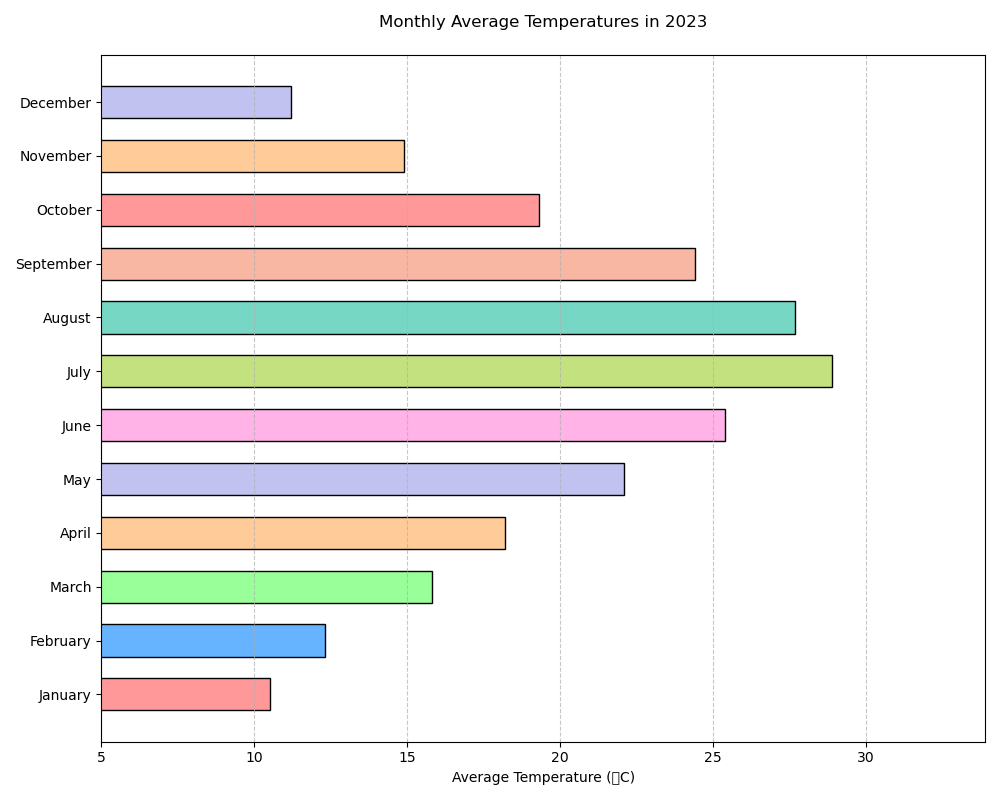

Python code for this plot:

import matplotlib.pyplot as plt

months = ['January', 'February', 'March', 'April', 'May', 'June', 
          'July', 'August', 'September', 'October', 'November', 'December']
temperatures = [10.5, 12.3, 15.8, 18.2, 22.1, 25.4, 28.9, 27.7, 24.4, 19.3, 14.9, 11.2]
colors = ['#ff9999', '#66b3ff', '#99ff99', '#ffcc99', '#c2c2f0', '#ffb3e6', 
          '#c4e17f', '#76d7c4', '#f7b7a3', '#ff9999', '#ffcc99', '#c2c2f0']

plt.figure(figsize=(10, 8))
bars = plt.barh(months, temperatures, color=colors, edgecolor='black', height=0.6)

plt.xlabel('Average Temperature (°C)')
plt.title('Monthly Average Temperatures in 2023', pad=20)
plt.xlim(5, max(temperatures) + 5)
plt.tight_layout()

plt.grid(axis='x', linestyle='--', alpha=0.7)

plt.show()
